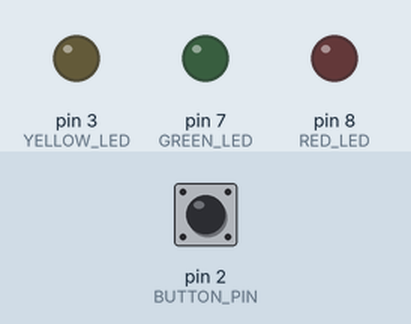
Recording of a sketch running on a simulated Arduino Uno, built with avr-gcc and run on an emulated ATmega328P. Parts: output pins drawn as LEDs (lit = HIGH). Dashed ring = blinking. Inputs (shaded band) come from the test bench; at power-on: pin 2 (BUTTON_PIN) LOW.

Above: at 1.2 s.
1.3 s: pin 2 (BUTTON_PIN) pulled HIGH for 0.15 s
At 2.5 s:
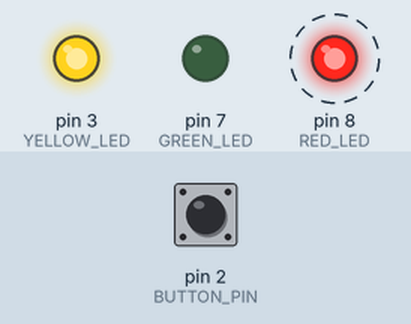
4.4 s: pin 2 (BUTTON_PIN) pulled HIGH for 1 s
At 4.8 s:
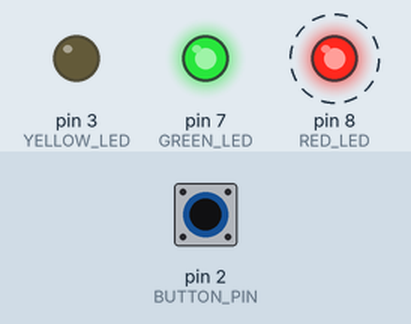
7.4 s: pin 2 (BUTTON_PIN) pulled HIGH for 3.2 s
At 11.7 s:
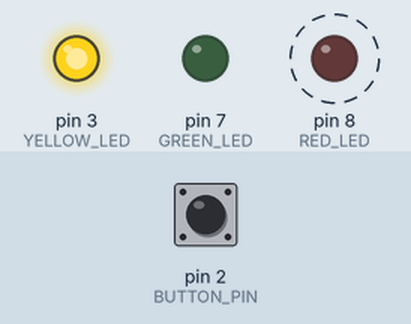
Timing chart, 0 to 18.1 s (numbered marks = the images above; inputs shaded):
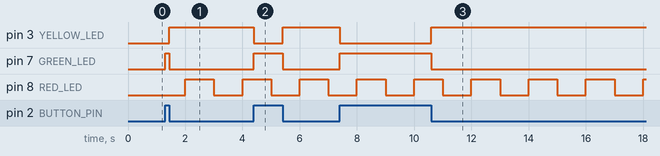

The sketch:

activity_11_togle_LED_button.ino
```cpp
#define RED_LED 8
#define YELLOW_LED 3
#define GREEN_LED 7
#define BUTTON_PIN 2

unsigned long redStart = millis();
unsigned long lastTimeButtonChanged = millis();

long buttonDelay = 50;

long redDelay = 1000;

boolean redOn = false;

byte buttonState = LOW;

void setup() {
  // put your setup code here, to run once:
  pinMode(RED_LED, OUTPUT);
  pinMode(YELLOW_LED, OUTPUT);
  pinMode(GREEN_LED, OUTPUT);
  pinMode(BUTTON_PIN, INPUT);


}

void loop() {
  // put your main code here, to run repeatedly:

  unsigned long currTime = millis();
  byte currButtonState = digitalRead(BUTTON_PIN);

// make the red led blink on and off for 1 sec
  if(currTime - redStart > redDelay){
    if(redOn){
      digitalWrite(RED_LED, HIGH);
      redOn = false;
    } else{
      digitalWrite(RED_LED, LOW);
      redOn = true;
    }
    redStart += redDelay;
  }

  //tolge green and yellow when button is pressed
  //when low yellow on green off
  //when high
  if (currTime - lastTimeButtonChanged > buttonDelay){
    if(buttonState != currButtonState){
      lastTimeButtonChanged = currTime;
      buttonState = currButtonState;

      if (buttonState == LOW){
        digitalWrite(YELLOW_LED, HIGH);
        digitalWrite(GREEN_LED, LOW);

      } else{
        digitalWrite(YELLOW_LED, LOW);
        digitalWrite(GREEN_LED, HIGH);
      }

    }


  }


}
```

Measured:
- after the input at 1.3 s, pin 3 (YELLOW_LED): LOW → HIGH after 0.15 s; pin 7 (GREEN_LED): LOW → HIGH at once, → LOW 0.15 s later
- after the input at 4.4 s, pin 3 (YELLOW_LED): HIGH → LOW at once, → HIGH 1.0 s later; pin 7 (GREEN_LED): LOW → HIGH at once, → LOW 1.0 s later
- after the input at 7.4 s, pin 3 (YELLOW_LED): HIGH → LOW at once, → HIGH 3.2 s later; pin 7 (GREEN_LED): LOW → HIGH at once, → LOW 3.2 s later
- by itself, pin 8 (RED_LED): alternates HIGH for 1.0 s and LOW for 1.0 s
